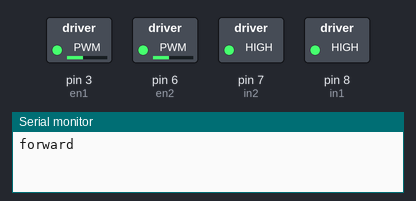
This sketch was run on a simulated Arduino Uno, built with avr-gcc and run on an emulated ATmega328P. Parts: switched loads named in the sketch (green lamp = pin HIGH), the last lines printed to the serial monitor.

Above: at 0.05 s.
At 1.5 s:
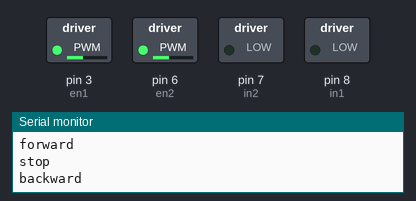
At 2.95 s:
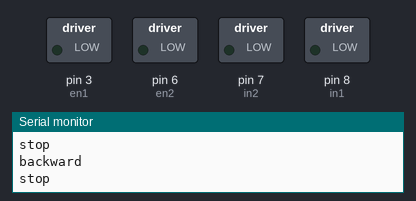
Timing chart, 0 to 6.9 s (numbered marks = the images above):
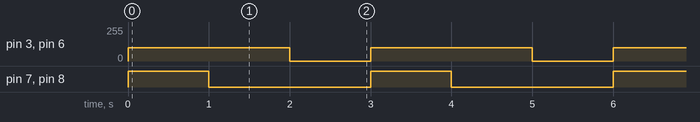

Measured:
- by itself, pin 3 (en1), pin 6 (en2): alternates 100/255 for 2.0 s and 0/255 for 1.0 s
- by itself, pin 7 (in2), pin 8 (in1): alternates HIGH for 1.0 s and LOW for 2.0 s

The sketch:

DCMotor.ino
```cpp
#define in1 8 // chân in động cơ 1 high xoay phải, low xoay trái //DC phải
#define en1 3 // chân en động cơ 1, tốc độ
#define in2 7 // chân in động cơ 2 high xoay trái, low xoay phải
#define en2 6 // chân en động cơ 2, tốc độ

int speedMotor = 100;

void setup() {
  Serial.begin(9600);

  pinMode(in1, OUTPUT); //set output điều hướng motor 1
  pinMode(en1, OUTPUT); //set output chỉnh tốc độ mortor 1
  pinMode(in2, OUTPUT); //set output điều hướng motor 2
  pinMode(en2, OUTPUT); //set output chỉnh tốc độ mortor 2
}

void loop() {

  digitalWrite(in1, HIGH);
  digitalWrite(in2, HIGH);
  analogWrite(en1,speedMotor);
  analogWrite(en2,speedMotor);

  Serial.println("forward");

  delay(1000);

  analogWrite(en1,0);
  analogWrite(en2,0);

  Serial.println("stop");

  digitalWrite(in1, LOW);
  digitalWrite(in2, LOW);
  analogWrite(en1,speedMotor);
  analogWrite(en2,speedMotor);

  Serial.println("backward");

  delay(1000);

  analogWrite(en1,0);
  analogWrite(en2,0);

  Serial.println("stop");

  delay(1000);
}
```
